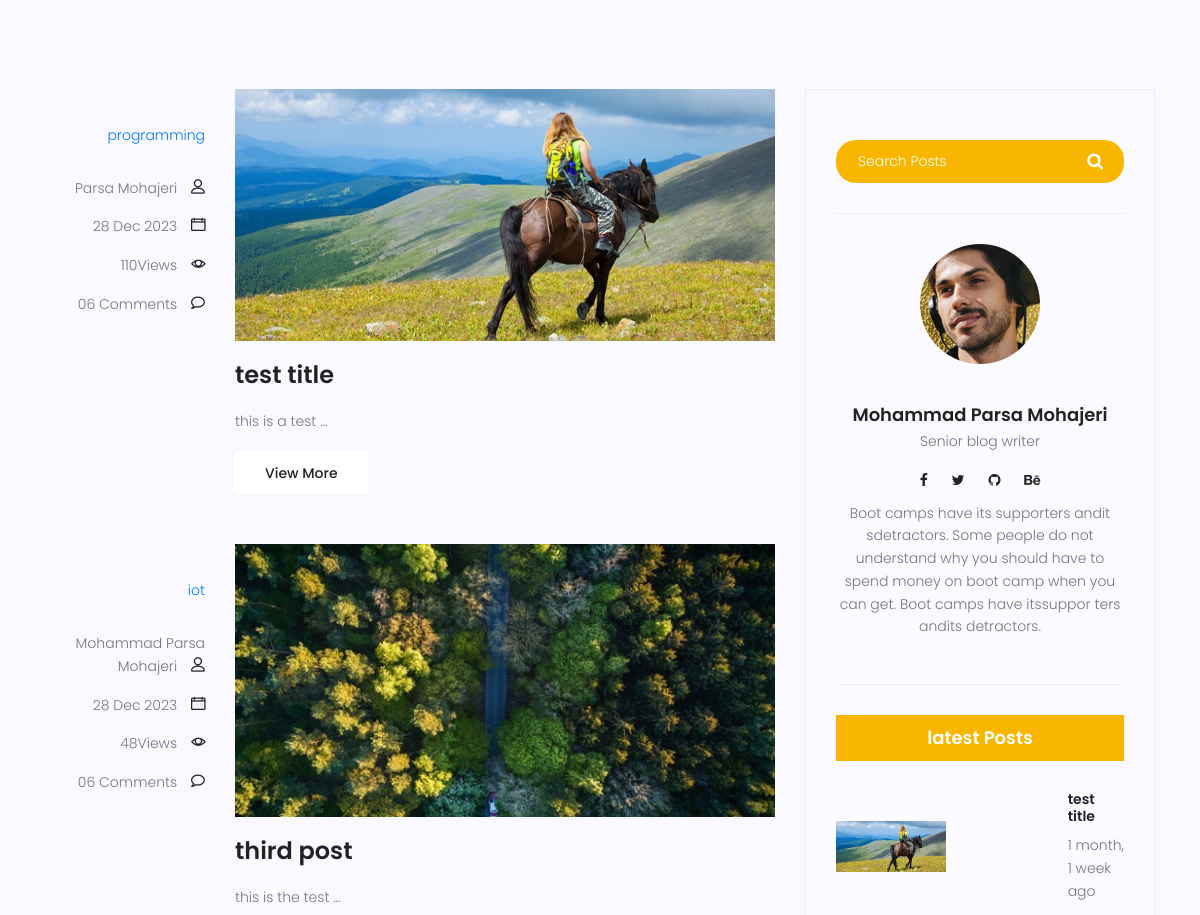
Before: /blog/search/ (middle part) with the older database file.
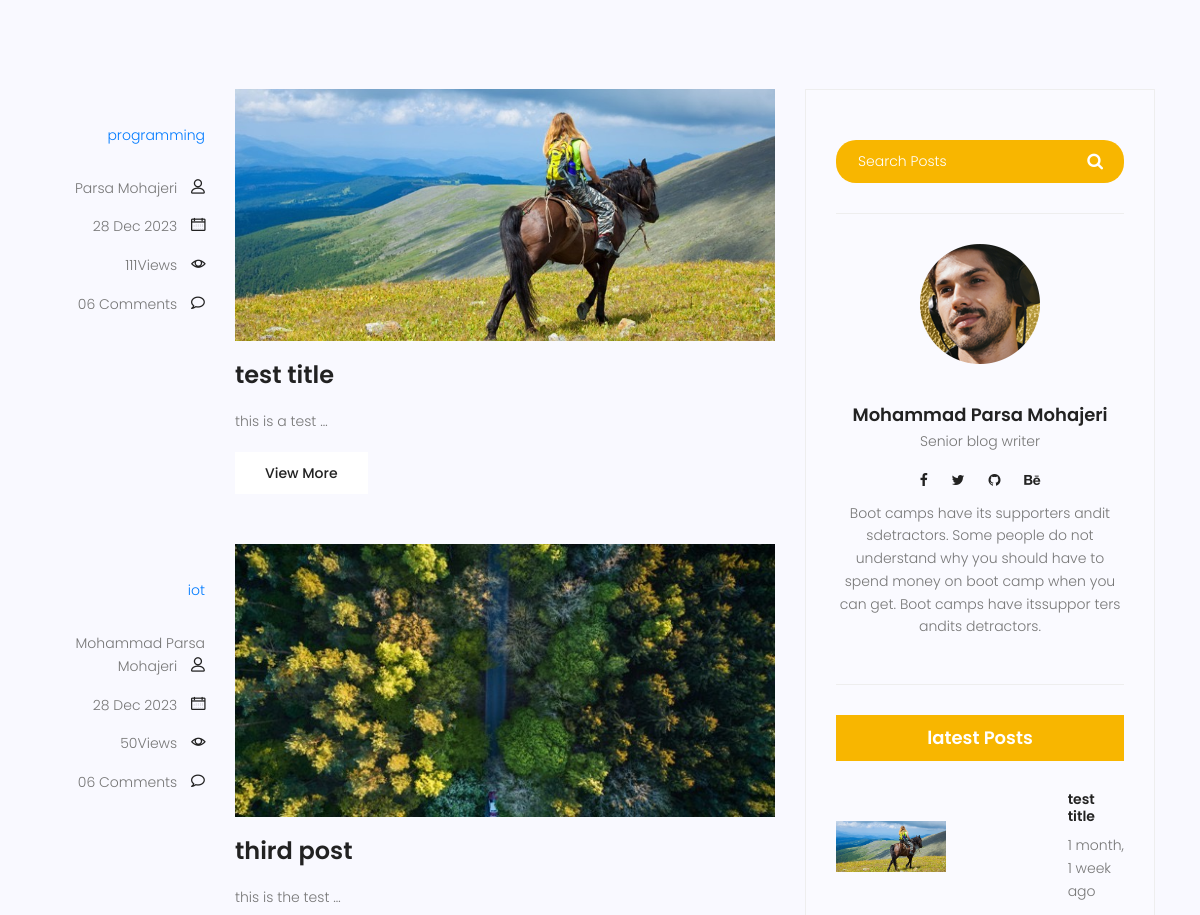
After: the same page with the newer database file.
### blog/models.py (models this page shows, shortened)
class Post (models.Model):
    image=models.ImageField(upload_to='blog/',default='blog/defalt.jpg')
    author=models.ForeignKey(User,on_delete=models.SET_NULL,null=True)
    title=models.CharField(max_length=255)
    content=models.TextField()
    tags = TaggableManager()
    category=models.ManyToManyField(Category)
    counted_views=models.IntegerField(default=0)
    status=models.BooleanField(default=False)
    published_date=models.DateTimeField(null=True)
    created_date=models.DateTimeField(auto_now_add=True)
    updated_date=models.DateTimeField(auto_now=True)
    class Meta:
        ordering=('created_date',)

### blog/views.py (the view)
# urls.py: path('search/',blog_search,name='search'),
def blog_search(request):
    posts=Post.objects.filter(status=1,published_date__lte=timezone.now())
    if request.method=='GET':
        if s:=request.GET.get('s'):
            posts=posts.filter(content__contains=s)
    context={'posts':posts}
    return render(request,'blog/blog-home.html',context)

### blog/models.py (called while the page is built)
    def __str__(self):
        return self.name

### blog/templatetags/blog_tags.py (called while the page is built)
@register.inclusion_tag('blog/blog-post-categories.html')
def postcategories():
    posts=Post.objects.filter(status=1)
    categories=Category.objects.all()
    cat_dict={}
    for name in categories:
        cat_dict[name]=posts.filter(category=name).count()
    return {'categories':cat_dict}

### templates/blog/blog-home.html (shortened to what this page needs)
{% extends 'base.html' %}
{% load static %}
{% load blog_tags %}
{% block content %}
			<section class="top-category-widget-area pt-90 pb-90 ">
			</section>
			<section class="post-content-area">
				<div class="container">
					<div class="row">
						<div class="col-lg-8 posts-list">
							{% for post in posts %}
							<div class="single-post row">
								<div class="col-lg-3  col-md-3 meta-details">
									<ul class="tags">
										{% for cat in post.category.all %}
											<a href="{% url 'blog:category' cat_name=cat.name %}"> {{cat.name}}</a>{% if not forloop.last %},{% endif %}
										{% endfor %}
									</ul>
									<div class="user-details row">
										<p class="user-name col-lg-12 col-md-12 col-6"><a href="{% url 'blog:author' author_username=post.author.username %}">{{post.author.get_full_name}}</a> <span class="lnr lnr-user"></span></p>
										<p class="date col-lg-12 col-md-12 col-6"><a href="#">{{post.published_date|date:"d M Y"}}</a> <span class="lnr lnr-calendar-full"></span></p>
										<p class="view col-lg-12 col-md-12 col-6"><a href="#">{{post.counted_views}}Views</a> <span class="lnr lnr-eye"></span></p>
										<p class="comments col-lg-12 col-md-12 col-6"><a href="#">06 Comments</a> <span class="lnr lnr-bubble"></span></p>
									</div>
								</div>
								<div class="col-lg-9 col-md-9 ">
									<div class="feature-img">
										<img class="img-fluid" src="{{post.image.url}}" alt="">
									</div>
									<a class="posts-title" href="{% url 'blog:single' pid=post.id %}"><h3>{{post.title}}</h3></a>
									<p class="excert">
										{{post.content|truncatewords:4}}
									</p>
									<a href="{% url 'blog:single' pid=post.id %}" class="primary-btn">View More</a>
								</div>
							</div>
							{% endfor %}
						</div>
						<div class="col-lg-4 sidebar-widgets">
							<div class="widget-wrap">
								{% include 'blog/blog-search.html' %}
								{% include 'blog/blog-writer.html' %}
								{% include 'blog/blog-popular-posts.html' %}
							</div>
						</div>
					</div>
				</div>
			</section>
			{% endblock %}

### templates/blog/blog-popular-posts.html
{% load humanize %}
{% load static %}
<div class="single-sidebar-widget popular-post-widget">
    <h4 class="popular-title">latest Posts</h4>
    <div class="popular-post-list">
        {% for post in posts %}
        <div class="single-post-list d-flex flex-row align-items-center">
            <div class="thumb">
                <img class="img-fluid" src="{{post.image.url}}" alt="">
            </div>
            <div class="details">
                <a href="{% url 'blog:single' pid=post.id %}"><h6>{{post.title}}</h6></a>
                <p>{{post.published_date|naturaltime}}</p>
            </div>
        </div>
        {% endfor %}
    </div>
</div>

Changed rows visible on the page:
changed Post "test title": counted_views "110" → "111"
changed Post "third post": counted_views "48" → "50"
